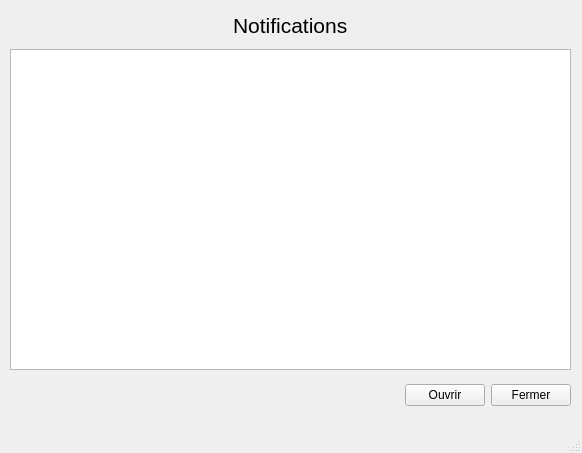
<?xml version="1.0" encoding="UTF-8"?>
<ui version="4.0">
 <class>UIListNotif</class>
 <widget class="QMainWindow" name="UIListNotif">
  <property name="geometry">
   <rect>
    <x>0</x>
    <y>0</y>
    <width>582</width>
    <height>453</height>
   </rect>
  </property>
  <property name="windowTitle">
   <string>MainWindow</string>
  </property>
  <widget class="QWidget" name="centralwidget">
   <widget class="QWidget" name="horizontalLayoutWidget">
    <property name="geometry">
     <rect>
      <x>10</x>
      <y>0</y>
      <width>561</width>
      <height>51</height>
     </rect>
    </property>
    <layout class="QHBoxLayout" name="horizontalLayoutTitle">
     <item>
      <spacer name="horizontalSpacer">
       <property name="orientation">
        <enum>Qt::Horizontal</enum>
       </property>
       <property name="sizeHint" stdset="0">
        <size>
         <width>40</width>
         <height>20</height>
        </size>
       </property>
      </spacer>
     </item>
     <item>
      <widget class="QLabel" name="labelTitle">
       <property name="font">
        <font>
         <pointsize>16</pointsize>
        </font>
       </property>
       <property name="text">
        <string>Notifications</string>
       </property>
      </widget>
     </item>
     <item>
      <spacer name="horizontalSpacer_2">
       <property name="orientation">
        <enum>Qt::Horizontal</enum>
       </property>
       <property name="sizeHint" stdset="0">
        <size>
         <width>40</width>
         <height>20</height>
        </size>
       </property>
      </spacer>
     </item>
    </layout>
   </widget>
   <widget class="QWidget" name="verticalLayoutWidget">
    <property name="geometry">
     <rect>
      <x>10</x>
      <y>49</y>
      <width>561</width>
      <height>321</height>
     </rect>
    </property>
    <layout class="QVBoxLayout" name="verticalLayoutListview">
     <item>
      <widget class="QListView" name="listViewNotifs"/>
     </item>
    </layout>
   </widget>
   <widget class="QWidget" name="horizontalLayoutWidget_2">
    <property name="geometry">
     <rect>
      <x>10</x>
      <y>370</y>
      <width>561</width>
      <height>51</height>
     </rect>
    </property>
    <layout class="QHBoxLayout" name="horizontalLayoutSouth">
     <item>
      <spacer name="horizontalSpacer_3">
       <property name="orientation">
        <enum>Qt::Horizontal</enum>
       </property>
       <property name="sizeHint" stdset="0">
        <size>
         <width>40</width>
         <height>20</height>
        </size>
       </property>
      </spacer>
     </item>
     <item>
      <widget class="QPushButton" name="pushButtonOpen">
       <property name="text">
        <string>Ouvrir</string>
       </property>
      </widget>
     </item>
     <item>
      <widget class="QPushButton" name="pushButtonClose">
       <property name="text">
        <string>Fermer</string>
       </property>
      </widget>
     </item>
    </layout>
   </widget>
  </widget>
  <widget class="QMenuBar" name="menubar">
   <property name="geometry">
    <rect>
     <x>0</x>
     <y>0</y>
     <width>582</width>
     <height>26</height>
    </rect>
   </property>
  </widget>
  <widget class="QStatusBar" name="statusbar"/>
 </widget>
 <resources/>
 <connections/>
</ui>
